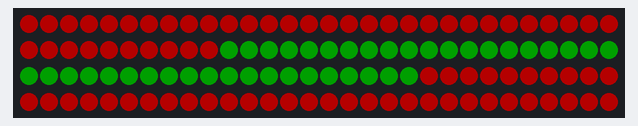
Bench run of a sketch on a simulated Arduino Uno, built with avr-gcc and run on an emulated ATmega328P. On the bench: 120 RGB LEDs in strip order, left to right, continuing on the next row. Dim RGB values are drawn brighter than linear; random numbers use the default seed unless the sketch sets one.

Above: at 0.1 s.
At 59.2 s:
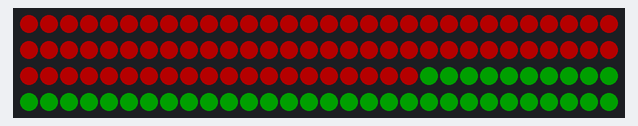
At 118.8 s:
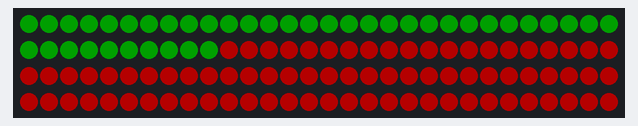

The sketch:

blink_strip.ino
```cpp
#include "FastLED.h"

// How many leds in your strip?
#define NUM_LEDS 120

// For led chips like Neopixels, which have a data line, ground, and power, you just
// need to define DATA_PIN.  For led chipsets that are SPI based (four wires - data, clock,
// ground, and power), like the LPD8806 define both DATA_PIN and CLOCK_PIN
#define DATA_PIN 4
#define CLOCK_PIN 13

#define BRIGHTNESS  64

// Define the array of leds
CRGB leds[NUM_LEDS];

void setup() {
      // Uncomment/edit one of the following lines for your leds arrangement.
      // FastLED.addLeds<TM1803, DATA_PIN, RGB>(leds, NUM_LEDS);
      // FastLED.addLeds<TM1804, DATA_PIN, RGB>(leds, NUM_LEDS);
      // FastLED.addLeds<TM1809, DATA_PIN, RGB>(leds, NUM_LEDS);
      //FastLED.addLeds<WS2811, DATA_PIN, RGB>(leds, NUM_LEDS);
      // FastLED.addLeds<WS2812, DATA_PIN, RGB>(leds, NUM_LEDS);
      //FastLED.addLeds<WS2812B, DATA_PIN, RGB>(leds, NUM_LEDS);
  	   FastLED.addLeds<NEOPIXEL, DATA_PIN>(leds, NUM_LEDS);
      // FastLED.addLeds<APA104, DATA_PIN, RGB>(leds, NUM_LEDS);
      // FastLED.addLeds<UCS1903, DATA_PIN, RGB>(leds, NUM_LEDS);
      // FastLED.addLeds<UCS1903B, DATA_PIN, RGB>(leds, NUM_LEDS);
      // FastLED.addLeds<GW6205, DATA_PIN, RGB>(leds, NUM_LEDS);
      // FastLED.addLeds<GW6205_400, DATA_PIN, RGB>(leds, NUM_LEDS);

      // FastLED.addLeds<WS2801, RGB>(leds, NUM_LEDS);
      // FastLED.addLeds<SM16716, RGB>(leds, NUM_LEDS);
      // FastLED.addLeds<LPD8806, RGB>(leds, NUM_LEDS);
      // FastLED.addLeds<P9813, RGB>(leds, NUM_LEDS);
      // FastLED.addLeds<APA102, RGB>(leds, NUM_LEDS);
      // FastLED.addLeds<DOTSTAR, RGB>(leds, NUM_LEDS);

      // FastLED.addLeds<WS2801, DATA_PIN, CLOCK_PIN, RGB>(leds, NUM_LEDS);
      // FastLED.addLeds<SM16716, DATA_PIN, CLOCK_PIN, RGB>(leds, NUM_LEDS);
      // FastLED.addLeds<LPD8806, DATA_PIN, CLOCK_PIN, RGB>(leds, NUM_LEDS);
      // FastLED.addLeds<P9813, DATA_PIN, CLOCK_PIN, RGB>(leds, NUM_LEDS);
      // FastLED.addLeds<APA102, DATA_PIN, CLOCK_PIN, RGB>(leds, NUM_LEDS);
      // FastLED.addLeds<DOTSTAR, DATA_PIN, CLOCK_PIN, RGB>(leds, NUM_LEDS);
      FastLED.setBrightness( BRIGHTNESS );
}

void loop() {
  // Turn the LED on, then pause


  turnOnGreen(0);
  randomSeed(millis());
  int numAleatorio = random(3);

  if(numAleatorio==0){
    turnOnGreen(0);
    turnOnRed(1);
    turnOnRed(2);
  } else if(numAleatorio==1){
    turnOnRed(0);
    turnOnGreen(1);
    turnOnRed(2);
  } else if(numAleatorio==2){
    turnOnRed(0);
    turnOnRed(1);
    turnOnGreen(2);
  }

  FastLED.show();

  delay(500);

  /* Now turn the LED off, then pause
  for(int i=0;i<NUM_LEDS;i++)
  leds[i] = CRGB::Black;
  FastLED.show();
  delay(500);*/
}

void turnOnGreen(int pos){
  int posStart[3]={0,40,80};
  int posEnd[3]={40,80,120};
  for(int i=posStart[pos];i<posEnd[pos];i++)
    leds[i] = CRGB::Green;
}

void turnOnRed(int pos){
  int posStart[3]={0,40,80};
  int posEnd[3]={40,80,120};
  for(int i=posStart[pos];i<posEnd[pos];i++)
    leds[i] = CRGB::Red;
}
```

Measured:
- what the display in image 1 shows lasts 1.0 s, from 59.1 s to 60.1 s
